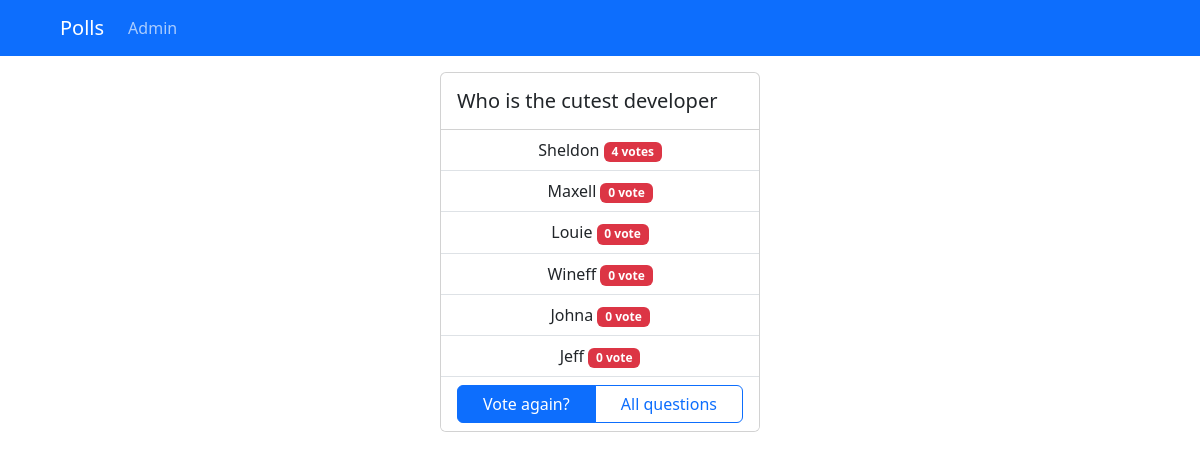
The page /polls/16/results/ on the database as committed earlier.
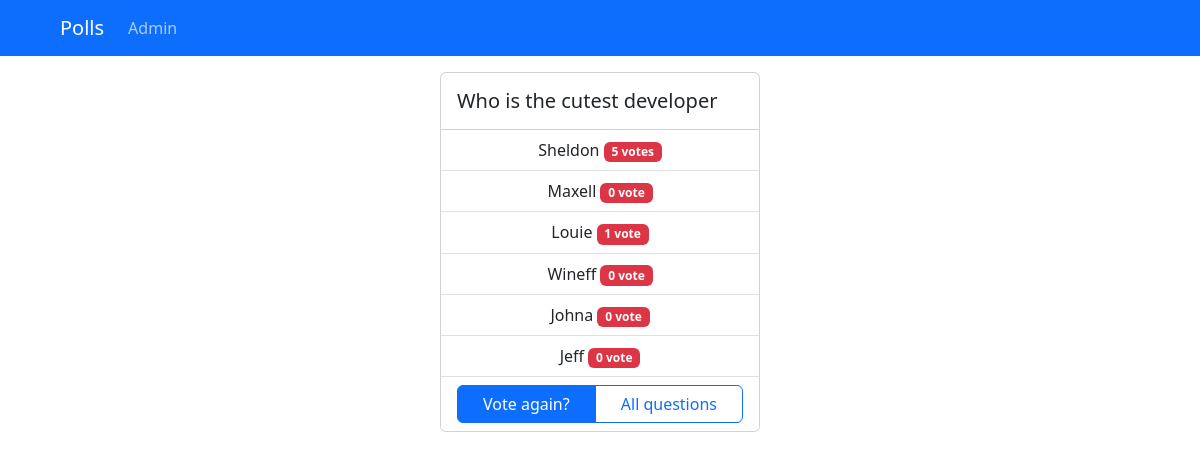
The same page on the database as committed later.
### polls/models.py (models this page shows, shortened)
class Choice(models.Model):
    question = models.ForeignKey(Question, on_delete=models.CASCADE)
    choice_text = models.CharField(max_length=200)
    votes = models.IntegerField(default=0)

### polls/views.py (the view)
# urls.py: path("<int:pk>/results/", views.ResultsView.as_view(), name="results"),
class ResultsView(generic.DetailView):
    model = Question
    template_name = "polls/results.html"

### polls/templates/polls/results.html (shortened to what this page needs)
{% include "./partials/head.html" %}
  <body>
    {% include "./partials/navbar.html" %}
    <main class="container">
      <div class="d-flex justify-content-center align-items-start" style="height: 80vh;">
        <div>
          <div class="card" style="width: 20rem;">
          <h5 class="m-3">{{question.question_text}}</h5>
          <ul class="list-group list-group-flush">
            {% for choice in question.choice_set.all%}
            <li class="list-group-item text-center">
              {{ choice.choice_text }} <span class="badge text-bg-danger">{{ choice.votes }} vote{%if choice.votes > 1%}s{%endif%}</span>
            </li>
            {%endfor%}
            <li class="list-group-item d-flex justify-content-center">
              <div class="btn-group" style="width: 20rem;">
                <a class="btn btn-primary" href="{% url 'polls:detail' question.id %}">Vote again?</a>
              <a class="btn btn-outline-primary" href="{% url 'polls:index' %}">All questions</a>
              </div>
            </li>
          </ul>
          </div>
        </div>
      </div>
    </main>
  </body>
</html>

Rows that differ between the two databases and show on the page:
changed Choice "Sheldon": votes "4" → "5"
changed Choice "Louie": votes "0" → "1"
